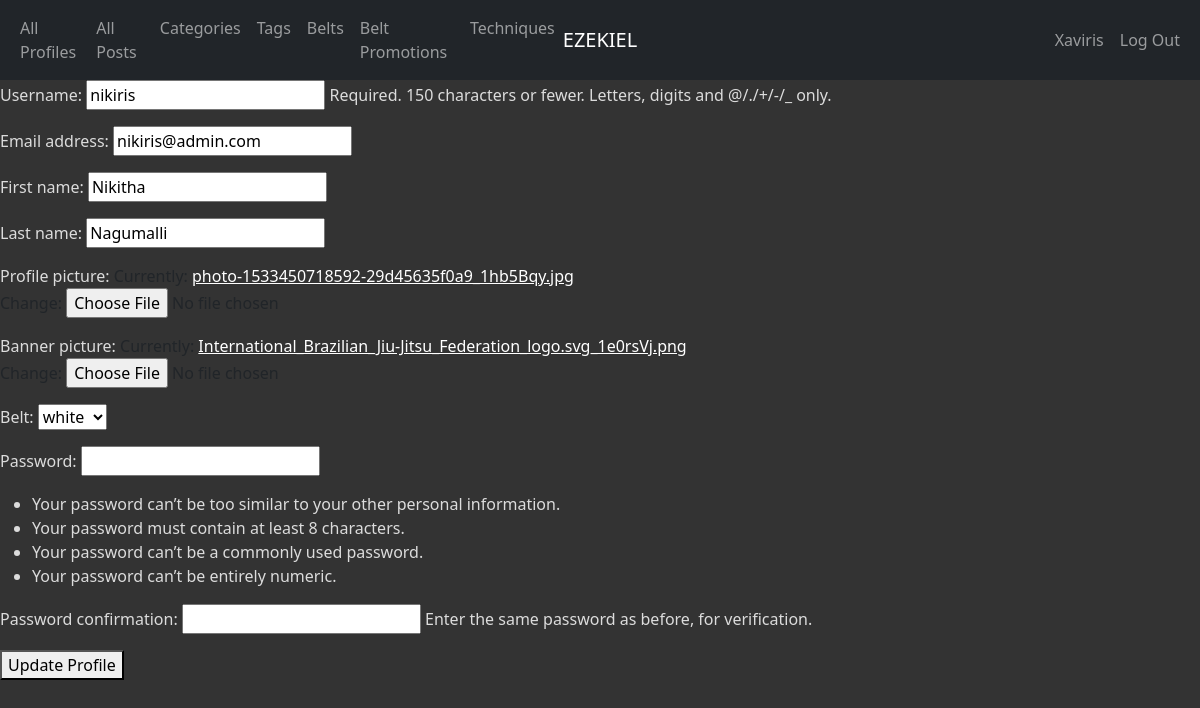
Before: /profiles/2/update/ (signed in) with the older database file.
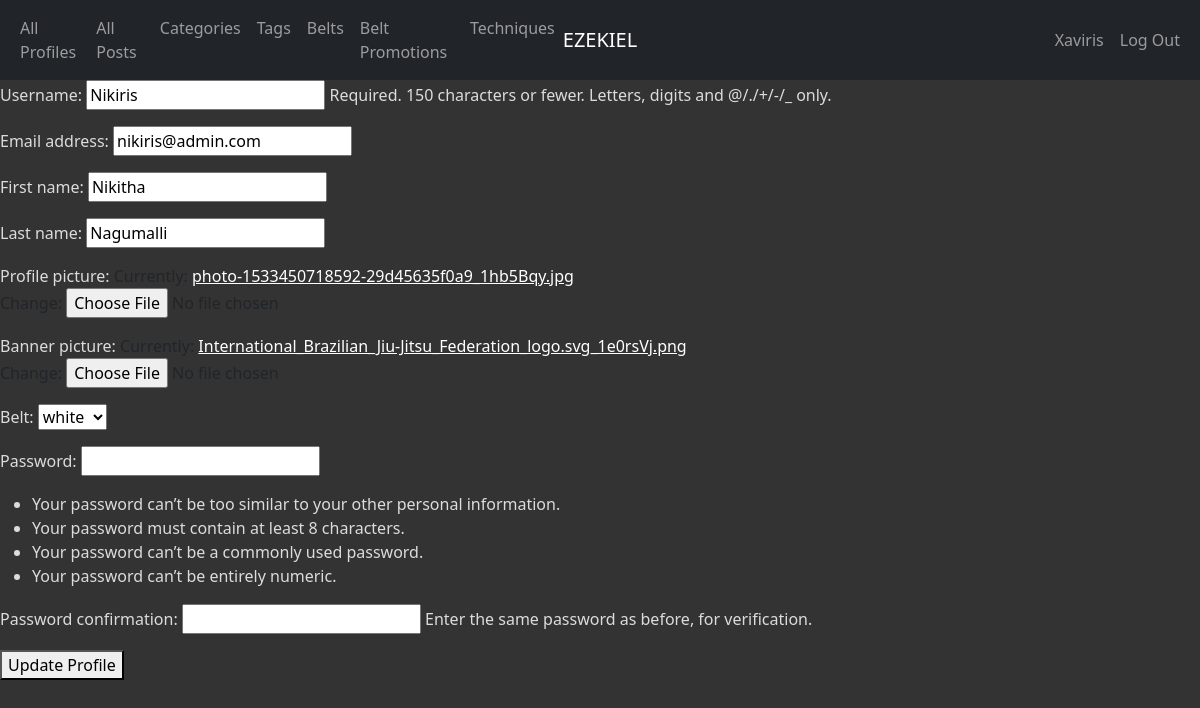
After: the same page with the newer database file.
### app_info/models.py (models this page shows, shortened)
class Profile(AbstractUser):
    profile_id = models.AutoField(primary_key=True)
    first_name = models.CharField(max_length=45)
    last_name = models.CharField(max_length=45)
    join_date = models.DateTimeField(default=timezone.now)
    profile_picture = models.ImageField(default="")
    banner_picture = models.ImageField(default="")
    belt = models.ForeignKey(Belt, related_name='profiles', on_delete=models.PROTECT)
    def get_absolute_url(self):
        return reverse('app_info_profile_detail_urlpattern',
                       kwargs={'pk': self.pk}
                       )
    def get_update_url(self):
        return reverse('app_info_profile_update_urlpattern',
                       kwargs={'pk': self.pk}
                       )
    class Meta:
        ordering = ['first_name']

### app_info/views.py (the view, shortened to what this page needs)
class ProfileUpdate(LoginRequiredMixin, PermissionRequiredMixin, UpdateView):
    form_class = ProfileForm
    model = Profile
    template_name = 'app_info/profile_form_update.html'
    permission_required = ''

### app_info/forms.py (shortened to what this page needs)
class ProfileForm(UserCreationForm):
    class Meta:
        model = Profile
        fields = '__all__'
        exclude = ('join_date', 'last_login', 'groups', 'user_permissions', 'password', 'is_superuser', 'is_staff', 'is_active', 'date_joined')

### app_info/models.py (called while the page is built)
    def __str__(self):
        return '%s' % (self.name)

### app_info/templates/app_info/profile_form_update.html (shortened to what this page needs)
{% extends 'app_info/base.html' %}
{% block content %}
    <form
        action="{{ profile.get_update_url }}"
        method="post">
        {{ form.as_p }}
        <button type="submit" class="button button-primary">Update Profile</button>
    </form>
{% endblock %}

Changed rows visible on the page:
changed Profile "nikiris@admin.com": username "nikiris" → "Nikiris"
